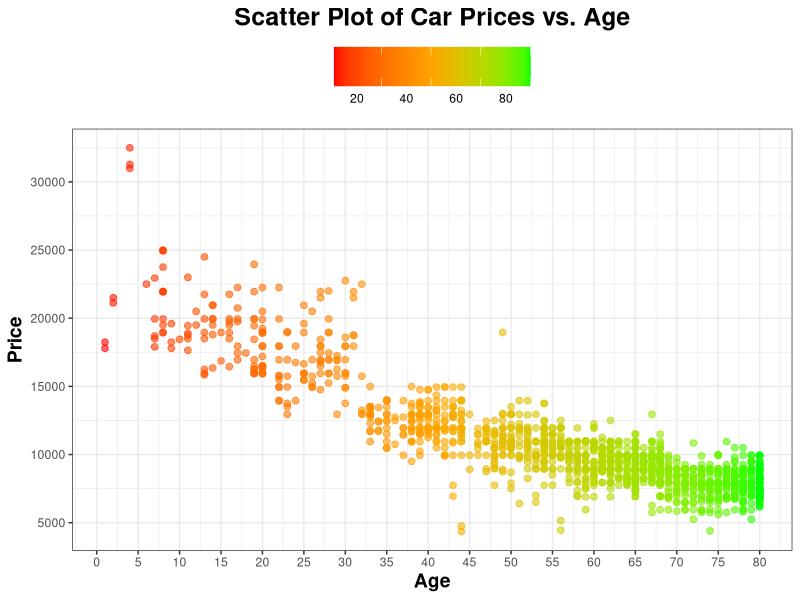

Recreate this plot in R.
library(ggplot2)

car_data <- read.csv("data/car_data.csv")

plot <- ggplot(car_data, aes(x = Age_08_04, y = Price)) +
    geom_point(aes(color = Age_08_04), alpha = 0.6, size = 2) +
    labs(
        title = "Scatter Plot of Car Prices vs. Age",
        x = "Age",
        y = "Price"
    ) +
    theme_bw() +
    theme(
        plot.title = element_text(hjust = 0.5, face = "bold", size = 18),
        axis.title.x = element_text(face = "bold", size = 14),
        axis.title.y = element_text(face = "bold", size = 14),
        legend.position = "top",
        legend.title = element_blank(),
        legend.key.size = unit(1, "cm"),
        legend.text.align = 2.25,
        strip.background = element_blank(),
        strip.text = element_text(size = 14, face = "bold")
    ) +
    scale_color_gradientn(
        colors = c("red", "orange", "green")
    ) +
    scale_x_continuous(breaks = seq(0, 80, 5)) +
    scale_y_continuous(breaks = seq(0, 50000, 5000))

ggsave(
    filename = "figures/scatterplot_prices_vs_age.png",
    plot = plot,
    width = 10,
    height = 6
)
